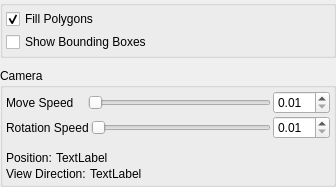
<?xml version="1.0" encoding="UTF-8"?>
<ui version="4.0">
 <class>ViewPropertiesWidget</class>
 <widget class="QWidget" name="ViewPropertiesWidget">
  <property name="geometry">
   <rect>
    <x>0</x>
    <y>0</y>
    <width>336</width>
    <height>185</height>
   </rect>
  </property>
  <property name="sizePolicy">
   <sizepolicy hsizetype="Expanding" vsizetype="Fixed">
    <horstretch>0</horstretch>
    <verstretch>0</verstretch>
   </sizepolicy>
  </property>
  <property name="minimumSize">
   <size>
    <width>0</width>
    <height>0</height>
   </size>
  </property>
  <property name="maximumSize">
   <size>
    <width>16777215</width>
    <height>185</height>
   </size>
  </property>
  <property name="windowTitle">
   <string>Form</string>
  </property>
  <layout class="QVBoxLayout" name="verticalLayout_3" stretch="1,2">
   <property name="spacing">
    <number>10</number>
   </property>
   <property name="leftMargin">
    <number>0</number>
   </property>
   <property name="topMargin">
    <number>0</number>
   </property>
   <property name="rightMargin">
    <number>0</number>
   </property>
   <property name="bottomMargin">
    <number>0</number>
   </property>
   <item>
    <widget class="QGroupBox" name="group_sceneCommon">
     <property name="sizePolicy">
      <sizepolicy hsizetype="Expanding" vsizetype="Expanding">
       <horstretch>0</horstretch>
       <verstretch>0</verstretch>
      </sizepolicy>
     </property>
     <property name="title">
      <string/>
     </property>
     <layout class="QVBoxLayout" name="verticalLayout_2">
      <property name="spacing">
       <number>3</number>
      </property>
      <property name="leftMargin">
       <number>3</number>
      </property>
      <property name="topMargin">
       <number>3</number>
      </property>
      <property name="rightMargin">
       <number>3</number>
      </property>
      <property name="bottomMargin">
       <number>3</number>
      </property>
      <item>
       <widget class="QCheckBox" name="chb_fillPolygons">
        <property name="enabled">
         <bool>true</bool>
        </property>
        <property name="sizePolicy">
         <sizepolicy hsizetype="Preferred" vsizetype="Fixed">
          <horstretch>0</horstretch>
          <verstretch>0</verstretch>
         </sizepolicy>
        </property>
        <property name="minimumSize">
         <size>
          <width>300</width>
          <height>0</height>
         </size>
        </property>
        <property name="text">
         <string>Fill Polygons</string>
        </property>
        <property name="checked">
         <bool>true</bool>
        </property>
       </widget>
      </item>
      <item>
       <widget class="QCheckBox" name="chb_showBb">
        <property name="text">
         <string>Show Bounding Boxes</string>
        </property>
       </widget>
      </item>
     </layout>
    </widget>
   </item>
   <item>
    <widget class="QGroupBox" name="groupBox">
     <property name="sizePolicy">
      <sizepolicy hsizetype="Expanding" vsizetype="Expanding">
       <horstretch>0</horstretch>
       <verstretch>0</verstretch>
      </sizepolicy>
     </property>
     <property name="title">
      <string>Camera</string>
     </property>
     <layout class="QVBoxLayout" name="verticalLayout">
      <property name="spacing">
       <number>2</number>
      </property>
      <property name="leftMargin">
       <number>3</number>
      </property>
      <property name="topMargin">
       <number>3</number>
      </property>
      <property name="rightMargin">
       <number>3</number>
      </property>
      <property name="bottomMargin">
       <number>3</number>
      </property>
      <item>
       <layout class="QHBoxLayout" name="horizontalLayout_2">
        <item>
         <widget class="QLabel" name="lbl_camMoveSpeed">
          <property name="sizePolicy">
           <sizepolicy hsizetype="Preferred" vsizetype="Preferred">
            <horstretch>0</horstretch>
            <verstretch>0</verstretch>
           </sizepolicy>
          </property>
          <property name="minimumSize">
           <size>
            <width>80</width>
            <height>0</height>
           </size>
          </property>
          <property name="text">
           <string>Move Speed</string>
          </property>
         </widget>
        </item>
        <item>
         <widget class="QSlider" name="sld_camMoveSpeed">
          <property name="sizePolicy">
           <sizepolicy hsizetype="Expanding" vsizetype="Preferred">
            <horstretch>0</horstretch>
            <verstretch>0</verstretch>
           </sizepolicy>
          </property>
          <property name="minimumSize">
           <size>
            <width>0</width>
            <height>0</height>
           </size>
          </property>
          <property name="minimum">
           <number>1</number>
          </property>
          <property name="maximum">
           <number>1000</number>
          </property>
          <property name="orientation">
           <enum>Qt::Horizontal</enum>
          </property>
          <property name="invertedControls">
           <bool>false</bool>
          </property>
         </widget>
        </item>
        <item>
         <widget class="QDoubleSpinBox" name="dsb_camMoveSpeed">
          <property name="sizePolicy">
           <sizepolicy hsizetype="Preferred" vsizetype="Preferred">
            <horstretch>0</horstretch>
            <verstretch>0</verstretch>
           </sizepolicy>
          </property>
          <property name="minimum">
           <double>0.010000000000000</double>
          </property>
          <property name="maximum">
           <double>10.000000000000000</double>
          </property>
         </widget>
        </item>
       </layout>
      </item>
      <item>
       <layout class="QHBoxLayout" name="horizontalLayout_3">
        <item>
         <widget class="QLabel" name="lbl_camRotateSpeed">
          <property name="sizePolicy">
           <sizepolicy hsizetype="Preferred" vsizetype="Preferred">
            <horstretch>0</horstretch>
            <verstretch>0</verstretch>
           </sizepolicy>
          </property>
          <property name="minimumSize">
           <size>
            <width>80</width>
            <height>0</height>
           </size>
          </property>
          <property name="text">
           <string>Rotation Speed</string>
          </property>
         </widget>
        </item>
        <item>
         <widget class="QSlider" name="sld_camRotateSpeed">
          <property name="sizePolicy">
           <sizepolicy hsizetype="Expanding" vsizetype="Preferred">
            <horstretch>0</horstretch>
            <verstretch>0</verstretch>
           </sizepolicy>
          </property>
          <property name="minimum">
           <number>1</number>
          </property>
          <property name="maximum">
           <number>1000</number>
          </property>
          <property name="orientation">
           <enum>Qt::Horizontal</enum>
          </property>
         </widget>
        </item>
        <item>
         <widget class="QDoubleSpinBox" name="dsb_camRotateSpeed">
          <property name="sizePolicy">
           <sizepolicy hsizetype="Minimum" vsizetype="Preferred">
            <horstretch>0</horstretch>
            <verstretch>0</verstretch>
           </sizepolicy>
          </property>
          <property name="decimals">
           <number>2</number>
          </property>
          <property name="minimum">
           <double>0.010000000000000</double>
          </property>
          <property name="maximum">
           <double>10.000000000000000</double>
          </property>
         </widget>
        </item>
       </layout>
      </item>
      <item>
       <spacer name="horizontalSpacer">
        <property name="orientation">
         <enum>Qt::Horizontal</enum>
        </property>
        <property name="sizeType">
         <enum>QSizePolicy::Expanding</enum>
        </property>
        <property name="sizeHint" stdset="0">
         <size>
          <width>40</width>
          <height>10</height>
         </size>
        </property>
       </spacer>
      </item>
      <item>
       <layout class="QHBoxLayout" name="horizontalLayout">
        <property name="spacing">
         <number>4</number>
        </property>
        <item>
         <widget class="QLabel" name="lbl_camPos">
          <property name="text">
           <string>Position:</string>
          </property>
         </widget>
        </item>
        <item>
         <widget class="QLabel" name="lbl_camPosValue">
          <property name="sizePolicy">
           <sizepolicy hsizetype="Expanding" vsizetype="Preferred">
            <horstretch>0</horstretch>
            <verstretch>0</verstretch>
           </sizepolicy>
          </property>
          <property name="text">
           <string>TextLabel</string>
          </property>
         </widget>
        </item>
       </layout>
      </item>
      <item>
       <layout class="QHBoxLayout" name="horizontalLayout_5">
        <property name="spacing">
         <number>4</number>
        </property>
        <item>
         <widget class="QLabel" name="lbl_camViewDirection">
          <property name="text">
           <string>View Direction:</string>
          </property>
         </widget>
        </item>
        <item>
         <widget class="QLabel" name="lbl_camViewDirectionValue">
          <property name="sizePolicy">
           <sizepolicy hsizetype="Expanding" vsizetype="Preferred">
            <horstretch>0</horstretch>
            <verstretch>0</verstretch>
           </sizepolicy>
          </property>
          <property name="text">
           <string>TextLabel</string>
          </property>
         </widget>
        </item>
       </layout>
      </item>
     </layout>
    </widget>
   </item>
  </layout>
 </widget>
 <resources/>
 <connections/>
</ui>
